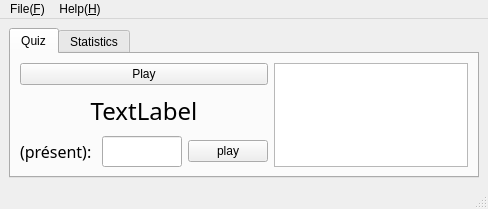
<?xml version="1.0" encoding="UTF-8"?>
<ui version="4.0">
 <class>MainWindow</class>
 <widget class="QMainWindow" name="MainWindow">
  <property name="geometry">
   <rect>
    <x>0</x>
    <y>0</y>
    <width>488</width>
    <height>209</height>
   </rect>
  </property>
  <property name="windowTitle">
   <string>French Conjugator v0.1</string>
  </property>
  <widget class="QWidget" name="centralwidget">
   <layout class="QVBoxLayout" name="verticalLayout">
    <item>
     <widget class="QTabWidget" name="tabWidget">
      <property name="currentIndex">
       <number>0</number>
      </property>
      <widget class="QWidget" name="tab">
       <attribute name="title">
        <string>Quiz</string>
       </attribute>
       <layout class="QHBoxLayout" name="horizontalLayout_6">
        <item>
         <layout class="QHBoxLayout" name="horizontalLayout_2">
          <item>
           <layout class="QVBoxLayout" name="verticalLayout_5">
            <item>
             <widget class="QPushButton" name="btn_play_word">
              <property name="text">
               <string>Play</string>
              </property>
             </widget>
            </item>
            <item>
             <layout class="QVBoxLayout" name="verticalLayout_2">
              <item>
               <widget class="QLabel" name="lbl_word">
                <property name="font">
                 <font>
                  <family>Cascadia Code</family>
                  <pointsize>18</pointsize>
                 </font>
                </property>
                <property name="text">
                 <string>TextLabel</string>
                </property>
                <property name="alignment">
                 <set>Qt::AlignCenter</set>
                </property>
               </widget>
              </item>
              <item>
               <layout class="QHBoxLayout" name="horizontalLayout">
                <item>
                 <widget class="QLabel" name="lbl_tense">
                  <property name="font">
                   <font>
                    <family>Cascadia Code</family>
                    <pointsize>12</pointsize>
                    <weight>50</weight>
                    <bold>false</bold>
                   </font>
                  </property>
                  <property name="text">
                   <string>(présent): </string>
                  </property>
                 </widget>
                </item>
                <item>
                 <widget class="QLineEdit" name="le_input">
                  <property name="font">
                   <font>
                    <family>Cascadia Code</family>
                    <pointsize>12</pointsize>
                    <weight>50</weight>
                    <bold>false</bold>
                   </font>
                  </property>
                 </widget>
                </item>
                <item>
                 <widget class="QPushButton" name="btn_play_sent">
                  <property name="text">
                   <string>play</string>
                  </property>
                 </widget>
                </item>
               </layout>
              </item>
             </layout>
            </item>
           </layout>
          </item>
          <item>
           <widget class="QListWidget" name="lst_history"/>
          </item>
         </layout>
        </item>
       </layout>
      </widget>
      <widget class="QWidget" name="tab_3">
       <attribute name="title">
        <string>Statistics</string>
       </attribute>
       <layout class="QHBoxLayout" name="horizontalLayout_5">
        <item>
         <layout class="QHBoxLayout" name="hb_sta"/>
        </item>
       </layout>
      </widget>
     </widget>
    </item>
   </layout>
  </widget>
  <widget class="QMenuBar" name="menubar">
   <property name="geometry">
    <rect>
     <x>0</x>
     <y>0</y>
     <width>488</width>
     <height>17</height>
    </rect>
   </property>
   <widget class="QMenu" name="menuFile_F">
    <property name="title">
     <string>File(&amp;F)</string>
    </property>
    <addaction name="actionNew_Quiz_N"/>
    <addaction name="actionFetch_Dictionary_F"/>
    <addaction name="separator"/>
    <addaction name="actionSettings_S"/>
    <addaction name="actionExit_X"/>
   </widget>
   <widget class="QMenu" name="menuHelp_H">
    <property name="title">
     <string>Help(&amp;H)</string>
    </property>
    <addaction name="actionAbout_A"/>
   </widget>
   <addaction name="menuFile_F"/>
   <addaction name="menuHelp_H"/>
  </widget>
  <widget class="QStatusBar" name="statusbar"/>
  <action name="actionSettings_S">
   <property name="text">
    <string>Settings(&amp;S)</string>
   </property>
  </action>
  <action name="actionExit_X">
   <property name="text">
    <string>Exit(&amp;X)</string>
   </property>
  </action>
  <action name="actionAbout_A">
   <property name="text">
    <string>About(&amp;A)</string>
   </property>
  </action>
  <action name="actionNew_Quiz_N">
   <property name="text">
    <string>New Quiz(&amp;N)</string>
   </property>
  </action>
  <action name="actionFetch_Dictionary_F">
   <property name="text">
    <string>Fetch Dictionary(&amp;F)</string>
   </property>
  </action>
 </widget>
 <resources/>
 <connections/>
</ui>
